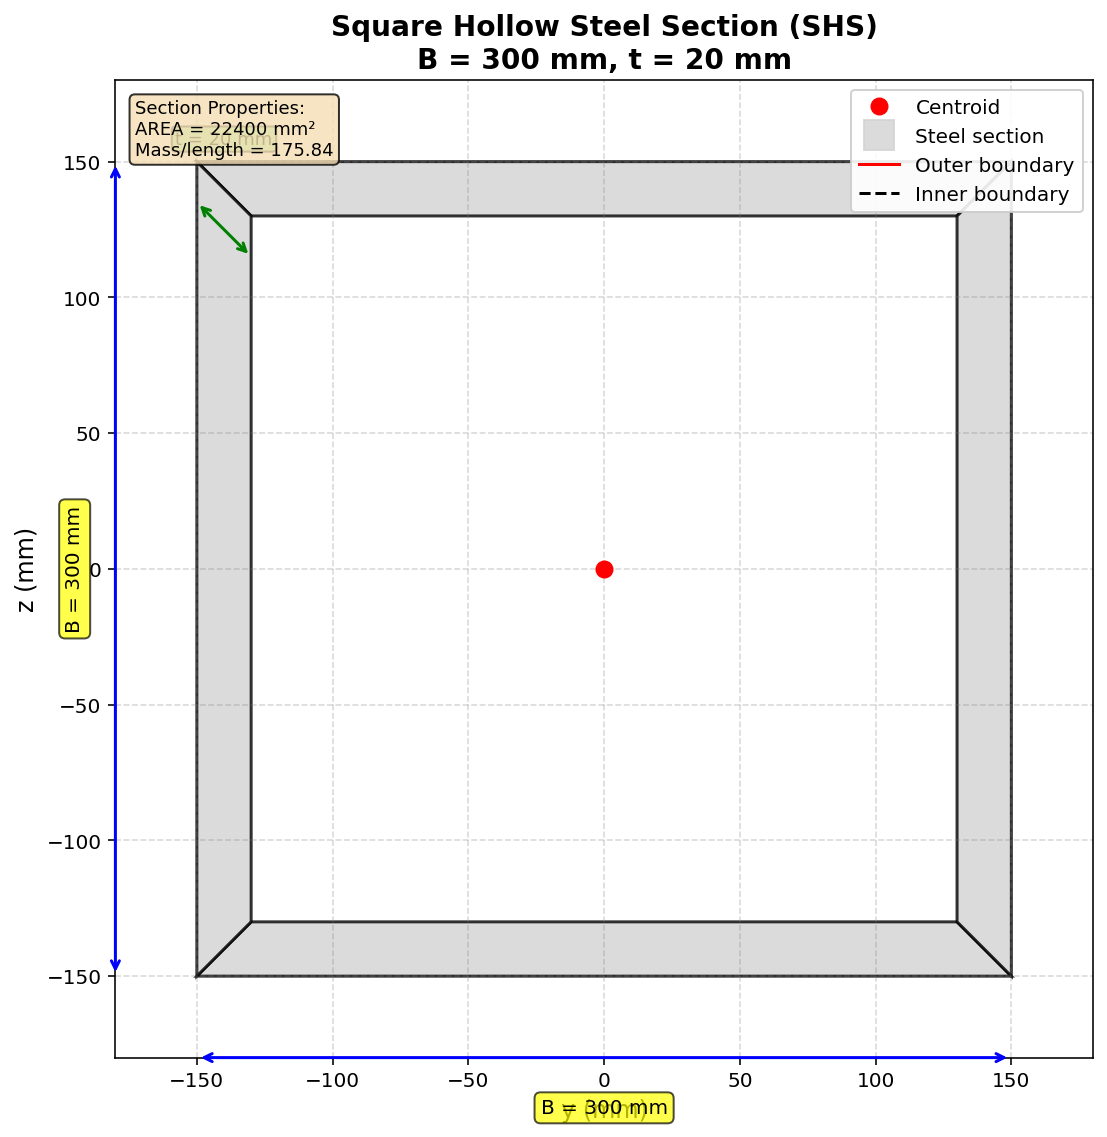

Recreate this plot in Python.
def SQUARE_HOLLOW_STEEL_SECTION_FUN(secTag, matTag, B, t, nFib, DENSITY_STEEL, plot=True):  
    """
    Fiber section definition for a Square Hollow Steel Section (SHS)
    and optional visualization of the section geometry.
    B      # [mm] outer width (along y and z)
    t      # [mm] wall thickness
    THIS PROGRAM WRITTEN BY SALAR DELAVAR GHASHGHAEI (QASHQAI)
    """   
    import openseespy.opensees as ops
    import matplotlib.pyplot as plt
    import numpy as np
    # Create patches for the steel area
    from matplotlib.patches import Polygon, Rectangle
    from matplotlib.collections import PatchCollection

    # -------------------------
    # Basic geometric check
    # -------------------------
    if t >= B/2:
        raise ValueError("Thickness t must be smaller than B/2")
    
    # -------------------------
    # Section Area Calculation
    # -------------------------
    AREA = B**2 - (B - 2*t)**2   # [mm^2]  
    
    # -------------------------
    # OpenSees fiber section
    # -------------------------
    ops.section('Fiber', secTag) # INFO LINK: https://openseespydoc.readthedocs.io/en/latest/src/fibersection.html

    # Outer coordinates
    y1 = -B / 2.0
    y2 =  B / 2.0
    z1 = -B / 2.0
    z2 =  B / 2.0

    # Inner (hollow) coordinates
    yi1 = y1 + t
    yi2 = y2 - t
    zi1 = z1 + t
    zi2 = z2 - t

    # Top plate
    ops.patch('quad', matTag, nFib, 5,
              y1,  z2,
              y2,  z2,
              yi2, zi2,
              yi1, zi2)

    # Bottom plate
    ops.patch('quad', matTag, nFib, 5,
              yi1, zi1,
              yi2, zi1,
              y2,  z1,
              y1,  z1)

    # Right plate
    ops.patch('quad', matTag, 5, nFib,
              yi2, zi1,
              y2,  z1,
              y2,  z2,
              yi2, zi2)

    # Left plate
    ops.patch('quad', matTag, 5, nFib,
              y1,  z1,
              yi1, zi1,
              yi1, zi2,
              y1,  z2)

    # -------------------------
    # Plot section geometry
    # -------------------------
    if plot:
        # Create figure with better size
        fig, ax = plt.subplots(figsize=(8, 8))
        
        # Create the steel section as a grey-filled area
        # Method 1: Using patch collections for the four walls
        patches = []
        
        # Top wall
        top_wall = Polygon([(y1, z2), (y2, z2), (yi2, zi2), (yi1, zi2)], 
                          closed=True, facecolor='lightgray', edgecolor='black', 
                          linewidth=1.5, alpha=0.8)
        patches.append(top_wall)
        
        # Bottom wall
        bottom_wall = Polygon([(yi1, zi1), (yi2, zi1), (y2, z1), (y1, z1)], 
                             closed=True, facecolor='lightgray', edgecolor='black', 
                             linewidth=1.5, alpha=0.8)
        patches.append(bottom_wall)
        
        # Right wall
        right_wall = Polygon([(yi2, zi1), (y2, z1), (y2, z2), (yi2, zi2)], 
                            closed=True, facecolor='lightgray', edgecolor='black', 
                            linewidth=1.5, alpha=0.8)
        patches.append(right_wall)
        
        # Left wall
        left_wall = Polygon([(y1, z1), (yi1, zi1), (yi1, zi2), (y1, z2)], 
                           closed=True, facecolor='lightgray', edgecolor='black', 
                           linewidth=1.5, alpha=0.8)
        patches.append(left_wall)
        
        # Add all patches to the axis
        for patch in patches:
            ax.add_patch(patch)
        
        # Mark the centroid
        ax.plot(0, 0, 'ro', markersize=8, label='Centroid', zorder=5)
        
        # Add dimension annotations
        # Width dimension
        ax.annotate('', xy=(y1, z1-0.1*B), xytext=(y2, z1-0.1*B),
                   arrowprops=dict(arrowstyle='<->', color='blue', lw=1.5))
        ax.text(0, z1-0.15*B, f'B = {B} mm', ha='center', va='top', 
               fontsize=10, bbox=dict(boxstyle='round,pad=0.3', facecolor='yellow', alpha=0.7))
        
        # Height dimension (optional - same as B for square)
        ax.annotate('', xy=(y1-0.1*B, z1), xytext=(y1-0.1*B, z2),
                   arrowprops=dict(arrowstyle='<->', color='blue', lw=1.5))
        ax.text(y1-0.15*B, 0, f'B = {B} mm', ha='center', va='center', 
               rotation=90, fontsize=10, bbox=dict(boxstyle='round,pad=0.3', facecolor='yellow', alpha=0.7))
        
        # Thickness annotation
        mid_y = (y1 + yi1) / 2
        mid_z = (z2 + zi2) / 2
        ax.annotate('', xy=(y1, z2-0.05*B), xytext=(yi1, zi2-0.05*B),
                   arrowprops=dict(arrowstyle='<->', color='green', lw=1.5))
        ax.text(mid_y, mid_z+0.05*B, f't = {t} mm', ha='center', va='bottom',
               fontsize=9, bbox=dict(boxstyle='round,pad=0.2', facecolor='lightgreen', alpha=0.7))
        
        # Set axis properties
        ax.set_aspect('equal')
        ax.set_xlabel('y (mm)', fontsize=12)
        ax.set_ylabel('z (mm)', fontsize=12)
        ax.set_title(f'Square Hollow Steel Section (SHS)\nB = {B} mm, t = {t} mm', 
                    fontsize=14, fontweight='bold')
        
        # Add grid with custom style
        ax.grid(True, linestyle='--', alpha=0.3, color='gray')
        
        # Set axis limits with some padding
        padding = 0.1 * B
        ax.set_xlim(y1 - padding, y2 + padding)
        ax.set_ylim(z1 - padding, z2 + padding)
        
        # Add legend
        ax.plot([], [], 's', color='lightgray', markersize=15, label='Steel section', alpha=0.8)
        ax.plot([], [], 'r-', linewidth=1.5, label='Outer boundary')
        ax.plot([], [], 'k--', linewidth=1.5, label='Inner boundary')
        ax.legend(loc='upper right', fontsize=10, framealpha=0.9)
        
        # Add section properties text box
        props_text = f"Section Properties:\nAREA = {AREA:.0f} mm²\nMass/length = {DENSITY_STEEL * AREA:.2f}"
        ax.text(0.02, 0.98, props_text, transform=ax.transAxes,
               fontsize=9, verticalalignment='top',
               bbox=dict(boxstyle='round', facecolor='wheat', alpha=0.8))
        
        plt.tight_layout()
        plt.show()

        
    ELE_MASS  = DENSITY_STEEL * AREA   # Mass Per Length
     
    return AREA, ELE_MASS   
